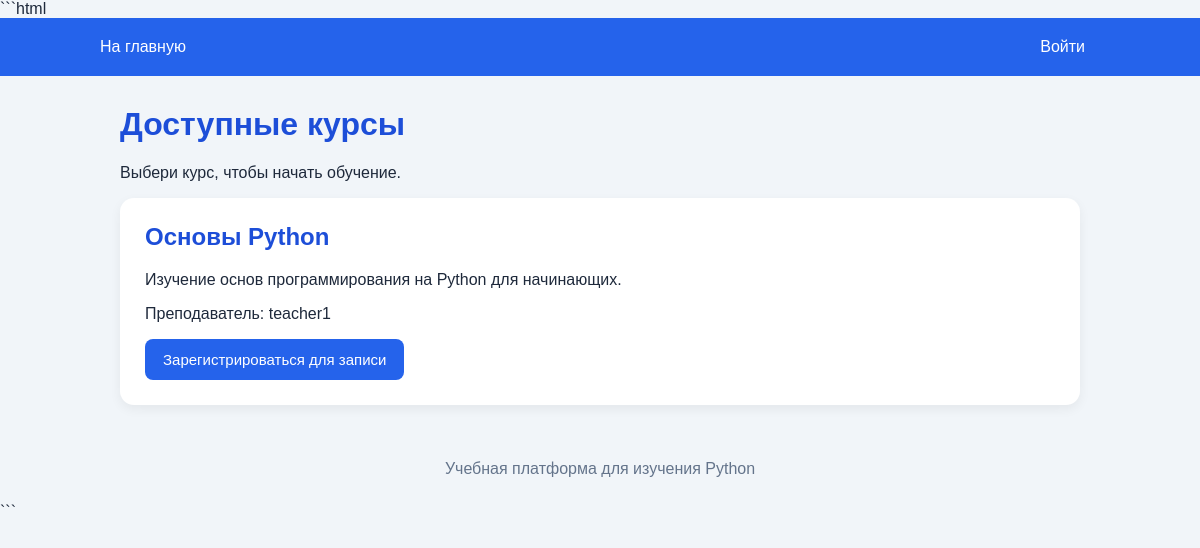
The page /users/courses/ on the database its author committed.
### users/models.py (models this page shows, shortened)
class Course(models.Model):
    title = models.CharField(
        max_length=200,
        verbose_name="Название курса"
    )
    description = models.TextField(
        verbose_name="Описание курса"
    )
    teacher = models.ForeignKey(
        User,
        on_delete=models.CASCADE,
        related_name="courses",
        verbose_name="Преподаватель"
    )
    created_at = models.DateTimeField(
        auto_now_add=True,
        verbose_name="Дата создания"
    )

### users/views.py (the view)
# urls.py: path("courses/", course_list, name="course_list"),
def course_list(request):
    courses = Course.objects.all()
    enrolled_course_ids = []
    if request.user.is_authenticated:
        enrolled_course_ids = Enrollment.objects.filter(
            student=request.user
        ).values_list("course_id", flat=True)
    return render(
        request,
        "users/course_list.html",
        {
            "courses": courses,
            "enrolled_course_ids": enrolled_course_ids,
        }
    )

### users/templates/users/course_list.html (shortened to what this page needs)
<!DOCTYPE html>
<html lang="ru">
<head>
</head>
<body>
    <header>
        <nav>
            <div>
                <a href="{% url 'home' %}">На главную</a>
            </div>
            {% if user.is_authenticated %}
                <form method="post" action="{% url 'student_logout' %}">
                    {% csrf_token %}
                    <button class="button secondary" type="submit">
                        Выйти из аккаунта
                    </button>
                </form>
            {% else %}
                <a href="{% url 'student_login' %}">Войти</a>
            {% endif %}
        </nav>
    </header>
    <main>
        <h1>Доступные курсы</h1>
        <p>Выбери курс, чтобы начать обучение.</p>
        {% for course in courses %}
            <div class="course-card">
                <h2>{{ course.title }}</h2>
                <p>{{ course.description }}</p>
                <p>
                    Преподаватель: {{ course.teacher.username }}
                </p>
                {% if user.is_authenticated %}
                    {% if course.id in enrolled_course_ids %}
                        <p class="status">
                            Вы уже записаны на этот курс.
                        </p>
                        <a
                            class="button"
                            href="{% url 'lesson_list' course.id %}"
                        >
                            Открыть уроки
                        </a>
                    {% else %}
                        <form
                            method="post"
                            action="{% url 'enroll_course' course.id %}"
                        >
                            {% csrf_token %}
                            <button class="button" type="submit">
                                Записаться на курс
                            </button>
                        </form>
                    {% endif %}
                {% else %}
                    <a class="button" href="{% url 'register' %}">
                        Зарегистрироваться для записи
                    </a>
                {% endif %}
            </div>
        {% empty %}
            <div class="course-card">
                Пока курсов нет.
            </div>
        {% endfor %}
    </main>
    <footer>
        Учебная платформа для изучения Python
    </footer>
</body>
</html>

### users/templates/users/course_list.html (style rules this page uses)
* { box-sizing: border-box; }
body { margin: 0; font-family: Arial, sans-serif; background: #f1f5f9; color: #1e293b; }
header { background: #2563eb; color: white; padding: 20px; }
nav { max-width: 1000px; margin: 0 auto; display: flex; align-items: center; justify-content: space-between; flex-wrap: wrap; gap: 15px; }
nav a { color: white; text-decoration: none; margin-right: 15px; }
main { max-width: 1000px; margin: 30px auto; padding: 0 20px; }
h1 { color: #1d4ed8; }
.course-card { background: white; padding: 25px; margin-bottom: 20px; border-radius: 14px; box-shadow: 0 4px 12px rgba(0, 0, 0, 0.06); }
.course-card h2 { margin-top: 0; color: #1d4ed8; }
.button { display: inline-block; background: #2563eb; color: white; border: none; padding: 12px 18px; border-radius: 8px; text-decoration: none; font-size: 15px; cursor: pointer; }
footer { text-align: center; padding: 25px; color: #64748b; }

### rows shown on the page
Course: title "Основы Python", description "Изучение основ программирования на Python для начинающих.", teacher.username "teacher1"
